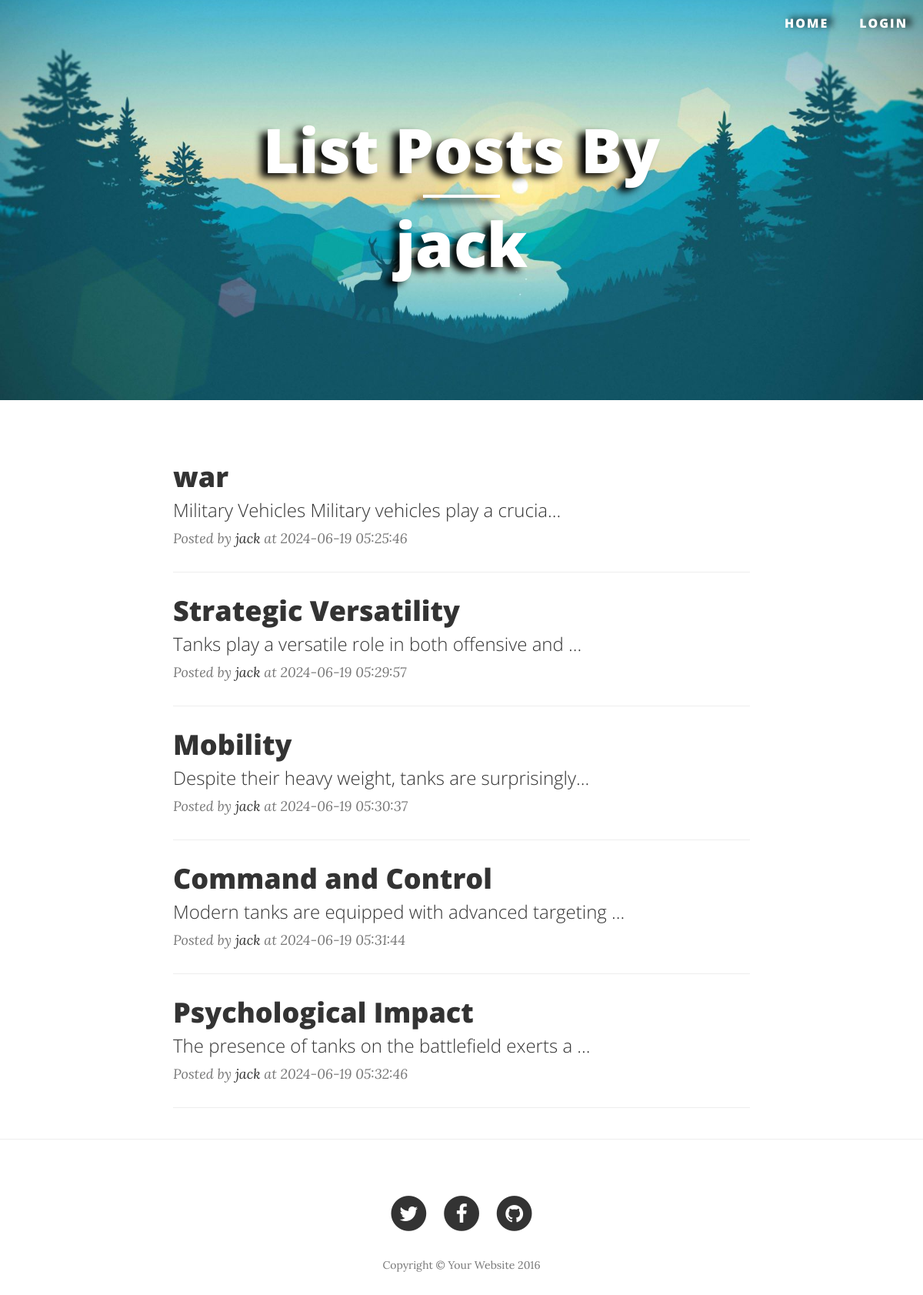
/view/posts/list_by_author.php?author_id=26, run on the app's committed database.
### tables this page shows
CREATE TABLE `accounts` (
  `id` int NOT NULL,
  `user_id` int NOT NULL,
  `username` varchar(100) NOT NULL,
  `password` varchar(255) NOT NULL,
  `status` int NOT NULL
);

CREATE TABLE `users` (
  `id` int NOT NULL,
  `full_name` varchar(255) NOT NULL,
  `address` varchar(255) NOT NULL,
  `age` int NOT NULL,
  `sex` varchar(10) NOT NULL,
  `phone_number` varchar(255) NOT NULL,
  `email` varchar(50) NOT NULL,
  `role` varchar(50) DEFAULT NULL,
  `status` varchar(50) DEFAULT NULL,
  `created_at` timestamp NOT NULL DEFAULT CURRENT_TIMESTAMP,
  `updated_at` timestamp NOT NULL DEFAULT CURRENT_TIMESTAMP ON UPDATE CURRENT_TIMESTAMP
);

CREATE TABLE `posts` (
  `id` int NOT NULL,
  `author_id` int NOT NULL,
  `title` varchar(100) NOT NULL,
  `content` longtext NOT NULL,
  `image` varchar(255) DEFAULT NULL,
  `status` varchar(50) DEFAULT NULL,
  `created_at` timestamp NOT NULL DEFAULT CURRENT_TIMESTAMP,
  `updated_at` timestamp NOT NULL DEFAULT CURRENT_TIMESTAMP ON UPDATE CURRENT_TIMESTAMP
);

### model/users.php (called while the page is built, shortened)
<?php
class Users
{
    private $full_name;
    public function __construct(
        $pdo,
        $id = null,
        $full_name = null,
        $address = null,
        $age = null,
        $sex = null,
        $phone_number = null,
        $email = null,
        $username = null,
        $password = null,
        $role = self::ROLE_USER,
        $status = self::STATUS_ACTIVE
    ){
        $this->full_name = $full_name;
    }
    public function getFullName() {
        return $this->full_name;
    }
    public static function getById($pdo, $id): Users
    {
        try{
            $stmt = $pdo->prepare(self::BASE_QUERY . self::TABLE. "." . self::ID. " = ?");
            $stmt->execute([$id]);
            $result = $stmt->fetchAll(PDO::FETCH_ASSOC);
            if(count($result)){
                foreach ($result as $value){
                    return new Users(
                        $pdo,
                        $value['id'],
                        $value['full_name'],
                        $value['address'],
                        $value['age'],
                        $value['sex'],
                        $value['phone_number'],
                        $value['email'],
                        $value['username'],
                        $value['password'],
                        $value['role'],
                        $value['status']
                    );
                }
            }
            return new Users($pdo);
        } catch (PDOException $e) {
            throw new exception('Cannot get user with id: '.$id.' cause: '.  $e->getMessage());
        }
    }
}

### model/blogs.php (called while the page is built, shortened)
<?php
class Blogs {
    private $pdo;
    public function __construct(
        $pdo,
        $id = null,
        $author_id = null,
        $title = null,
        $content = null,
        $image = [],
        $status = null,
        $image_path = null,
        $directory_file_call = null,
        $updated_at = null
    ){
        $this->pdo = $pdo;
    }
    public function filterByAttributes($filters) {
        try{
            $query = self::BASE_QUERY;
            foreach($filters as $filter){
                $query .= $filter[0] ." ". $filter[1] ." ". $filter[2] ." ". $filter[3];
            }
            $stmt = $this->pdo->prepare($query);
            $stmt->execute();
            return $stmt->fetchAll(PDO::FETCH_ASSOC);
        } catch (PDOException $e) {
            throw new exception('Cannot get posts with filters '.  $e->getMessage());
        }
    }
}

### view/posts/list_by_author.php (the view, shortened to what this page needs)
<?php
include_once "../../model/blogs.php";
include_once "../../model/users.php";
$author_name = '';
$results = [];
$default_number_posts = 5;
$page = $_GET['page'] ?? 1;
$start = ($page - 1) * $default_number_posts;
$end = $page * $default_number_posts;
if (isset($_GET['author_id'])){
    try {
            $pdo = new Database();
            $pdo->setAttribute(PDO::ATTR_EMULATE_PREPARES, false);
            $pdo->setAttribute(PDO::ATTR_ERRMODE, PDO::ERRMODE_EXCEPTION);
            $author = Users::getById($pdo, $_GET['author_id']);
            $author_name = $author->getFullName();
            $posts = new Blogs($pdo);
            $results = $posts->filterByAttributes([[
                Blogs::AUTHOR_ID,
                "=",
                "'".$_GET['author_id']."'",
                null
            ]]);
    } catch (Exception $e) {
        $error = 'Can not get list posts: '.  $e->getMessage();
    }
}
?>
<!DOCTYPE html>
<html lang="en">
<head>
    <link href="../resource/vendor/bootstrap/css/bootstrap.min.css" rel="stylesheet">
    <link href="../resource/css/clean-blog.css" rel="stylesheet">
    <link href="../resource/vendor/font-awesome/css/font-awesome.min.css" rel="stylesheet" type="text/css">
</head>
<body>
<?php include_once '../header.php'?>
<header class="intro-header">
    <div class="container">
        <div class="row">
            <div class="col-lg-8 col-lg-offset-2 col-md-10 col-md-offset-1">
                <div class="page-heading">
                    <h1>List Posts By</h1>
                    <hr class="small">
                    <h1><?= $author_name ?></h1>
                </div>
            </div>
        </div>
    </div>
</header>
<div class="container">
    <div class="row">
        <div class="col-lg-8 col-lg-offset-2 col-md-10 col-md-offset-1">
            <?php
            if(!empty($results)){
                foreach ($results as $key => $result){
                    if( $start <= $key && $key < $end) {
                        if (strlen($result['content']) > 50) {
                            $shortDes = substr($result['content'], 0, 50) . "...";
                        } else {
                            $shortDes = $result['content'];
                        }
                        echo "
                        <div class='post-preview'>
                            <a href='post.php?id=" . $result['id'] . "'>
                                <h2 class='post-title'>
                                    " . $result['title'] . "
                                </h2>
                                <h3 class='post-subtitle'>
                                    " . $shortDes . "
                                </h3>
                            </a>
                            <p class='post-meta'>Posted by <a href='#'>" . $result['full_name'] . "</a> at " . $result['updated_at'] . "</p>
                                </div>
                        <hr>
                    ";
                    }
                }
            }
            ?>
        </div>
    </div>
</div>
<hr>
<footer>
    <div class="container">
        <div class="row">
            <div class="col-lg-8 col-lg-offset-2 col-md-10 col-md-offset-1">
                <ul class="list-inline text-center">
                    <li>
                        <a href="#">
                                <span class="fa-stack fa-lg">
                                    <i class="fa fa-circle fa-stack-2x"></i>
                                    <i class="fa fa-twitter fa-stack-1x fa-inverse"></i>
                                </span>
                        </a>
                    </li>
                    <li>
                        <a href="#">
                                <span class="fa-stack fa-lg">
                                    <i class="fa fa-circle fa-stack-2x"></i>
                                    <i class="fa fa-facebook fa-stack-1x fa-inverse"></i>
                                </span>
                        </a>
                    </li>
                    <li>
                        <a href="#">
                                <span class="fa-stack fa-lg">
                                    <i class="fa fa-circle fa-stack-2x"></i>
                                    <i class="fa fa-github fa-stack-1x fa-inverse"></i>
                                </span>
                        </a>
                    </li>
                </ul>
                <p class="copyright text-muted">Copyright &copy; Your Website 2016</p>
            </div>
        </div>
    </div>
</footer>
</body>
</html>

### view/resource/css/clean-blog.css (style rules this page uses)
body { font-family: 'Lora', 'Times New Roman', serif; font-size: 20px; color: #333333; }
p { line-height: 1.5; margin: 30px 0; }
p a { text-decoration: underline; }
h1, h2, h3, h4, h5, h6 { font-family: 'Open Sans', 'Helvetica Neue', Helvetica, Arial, sans-serif; font-weight: 800; }
a { color: #333333; }
hr.small { max-width: 100px; margin: 15px auto; border-width: 4px; border-color: white; }
.intro-header { -webkit-background-size: cover; -moz-background-size: cover; -o-background-size: cover; margin-bottom: 50px; content: ""; position: relative; top: 0; left: 0; width: 100%; height: 100%; background-image: url("../img/background.jpg"); background-position: center 80%; background-size: cover; }
.intro-header .site-heading, .intro-header .post-heading, .intro-header .page-heading { filter: drop-shadow(-9px 5px 5px black); padding: 100px 0 50px; color: white; }
@media only screen and (min-width: 768px) { .intro-header .site-heading, .intro-header .post-heading, .intro-header .page-heading { padding: 150px 0; } }
.intro-header .site-heading, .intro-header .page-heading { text-align: center; }
.intro-header .site-heading h1, .intro-header .page-heading h1 { margin-top: 0; font-size: 50px; }
@media only screen and (min-width: 768px) { .intro-header .site-heading h1, .intro-header .page-heading h1 { font-size: 80px; } }
.post-preview > a { color: #333333; }
.post-preview > a > .post-title { font-size: 30px; margin-top: 30px; margin-bottom: 10px; }
.post-preview > a > .post-subtitle { margin: 0; font-weight: 300; margin-bottom: 10px; }
.post-preview > .post-meta { color: #777777; font-size: 18px; font-style: italic; margin-top: 0; }
.post-preview > .post-meta > a { text-decoration: none; color: #333333; }
@media only screen and (min-width: 768px) { .post-preview > a > .post-title { font-size: 36px; } }
footer { padding: 50px 0 65px; }
footer .list-inline { margin: 0; padding: 0; }
footer .copyright { font-size: 14px; text-align: center; margin-bottom: 0; }
body { -webkit-tap-highlight-color: #0085A1; }
.container { position: relative; }

### data on the page
accounts: user.full_name "jack"
posts: title "war", content "Military Vehicles Military vehicles play a crucia...", author.full_name "jack", updated_at "2024-06-19 05:25:46"
posts: title "Strategic Versatility", content "Tanks play a versatile role in both offensive and ...", author.full_name "jack", updated_at "2024-06-19 05:29:57"
posts: title "Mobility", content "Despite their heavy weight, tanks are surprisingly...", author.full_name "jack", updated_at "2024-06-19 05:30:37"
posts: title "Command and Control", content "Modern tanks are equipped with advanced targeting ...", author.full_name "jack", updated_at "2024-06-19 05:31:44"
posts: title "Psychological Impact", content "The presence of tanks on the battlefield exerts a ...", author.full_name "jack", updated_at "2024-06-19 05:32:46"
